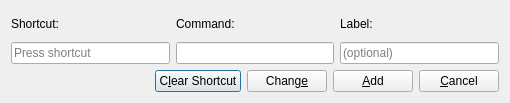
<?xml version="1.0" encoding="UTF-8"?>
<ui version="4.0">
 <class>KeyDialog</class>
 <widget class="QDialog" name="KeyDialog">
  <property name="geometry">
   <rect>
    <x>0</x>
    <y>0</y>
    <width>510</width>
    <height>103</height>
   </rect>
  </property>
  <property name="windowTitle">
   <string>Modify Shortcut Key</string>
  </property>
  <property name="styleSheet">
   <string notr="true"/>
  </property>
  <layout class="QVBoxLayout" name="verticalLayout">
   <item>
    <layout class="QGridLayout" name="gridLayout">
     <item row="1" column="0">
      <widget class="QKeySequenceEdit" name="keySequenceEdit"/>
     </item>
     <item row="1" column="1">
      <widget class="QLineEdit" name="commandLineEdit">
       <property name="clearButtonEnabled">
        <bool>true</bool>
       </property>
      </widget>
     </item>
     <item row="1" column="2">
      <widget class="QLineEdit" name="labelLineEdit">
       <property name="placeholderText">
        <string>(optional)</string>
       </property>
       <property name="clearButtonEnabled">
        <bool>true</bool>
       </property>
      </widget>
     </item>
     <item row="0" column="0">
      <widget class="QLabel" name="label">
       <property name="text">
        <string>Shortcut:</string>
       </property>
      </widget>
     </item>
     <item row="0" column="1">
      <widget class="QLabel" name="label_2">
       <property name="text">
        <string>Command:</string>
       </property>
      </widget>
     </item>
     <item row="0" column="2">
      <widget class="QLabel" name="label_3">
       <property name="text">
        <string>Label:</string>
       </property>
      </widget>
     </item>
    </layout>
   </item>
   <item>
    <layout class="QHBoxLayout" name="horizontalLayout_2">
     <item>
      <spacer name="horizontalSpacer">
       <property name="orientation">
        <enum>Qt::Horizontal</enum>
       </property>
       <property name="sizeHint" stdset="0">
        <size>
         <width>40</width>
         <height>20</height>
        </size>
       </property>
      </spacer>
     </item>
     <item>
      <widget class="QPushButton" name="clearButton">
       <property name="text">
        <string>C&amp;lear Shortcut</string>
       </property>
      </widget>
     </item>
     <item>
      <widget class="QPushButton" name="changeButton">
       <property name="text">
        <string>Chang&amp;e</string>
       </property>
      </widget>
     </item>
     <item>
      <widget class="QPushButton" name="addButton">
       <property name="text">
        <string>&amp;Add</string>
       </property>
      </widget>
     </item>
     <item>
      <widget class="QPushButton" name="cancelButton">
       <property name="maximumSize">
        <size>
         <width>16777215</width>
         <height>16777215</height>
        </size>
       </property>
       <property name="text">
        <string>&amp;Cancel</string>
       </property>
      </widget>
     </item>
    </layout>
   </item>
  </layout>
 </widget>
 <tabstops>
  <tabstop>clearButton</tabstop>
  <tabstop>changeButton</tabstop>
  <tabstop>addButton</tabstop>
  <tabstop>cancelButton</tabstop>
 </tabstops>
 <resources/>
 <connections/>
</ui>
